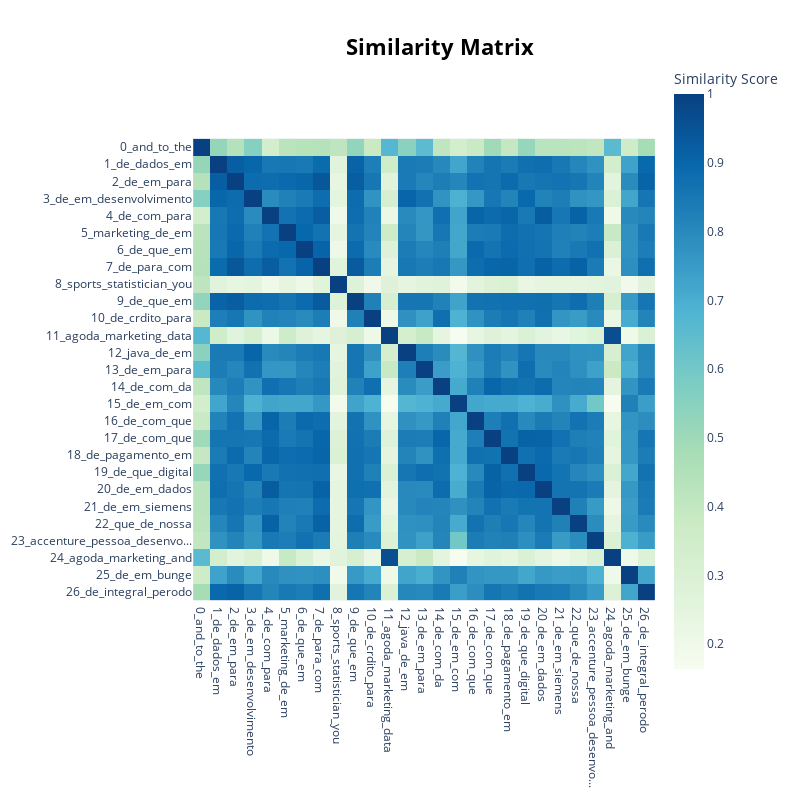

This figure's notebook cell:
### Code cell
topic_model.visualize_heatmap()

### Figure 1 — Plotly figure (JSON) as saved in the notebook; plotly's stock layout.template omitted (floating-point values rounded to 4 significant figures; data arrays with more than 128 entries replaced by an {"elided": "..."} marker saying what was removed)
{"data": [{"coloraxis": "coloraxis", "hovertemplate": "x: %{x}<br>y: %{y}<br>Similarity Score: %{z}<extra></extra>", "name": "0", "type": "heatmap", "x": ["0_and_to_the", "1_de_dados_em", "2_de_em_para", "3_de_em_desenvolvimento", "4_de_com_para", "5_marketing_de_em", "6_de_que_em", "7_de_para_com", "8_sports_statistician_you", "9_de_que_em", "10_de_crdito_para", "11_agoda_marketing_data", "12_java_de_em", "13_de_em_para", "14_de_com_da", "15_de_em_com", "16_de_com_que", "17_de_com_que", "18_de_pagamento_em", "19_de_que_digital", "20_de_em_dados", "21_de_em_siemens", "22_que_de_nossa", "23_accenture_pessoa_desenvo...", "24_agoda_marketing_and", "25_de_em_bunge", "26_de_integral_perodo"], "xaxis": "x", "y": ["0_and_to_the", "1_de_dados_em", "2_de_em_para", "3_de_em_desenvolvimento", "4_de_com_para", "5_marketing_de_em", "6_de_que_em", "7_de_para_com", "8_sports_statistician_you", "9_de_que_em", "10_de_crdito_para", "11_agoda_marketing_data", "12_java_de_em", "13_de_em_para", "14_de_com_da", "15_de_em_com", "16_de_com_que", "17_de_com_que", "18_de_pagamento_em", "19_de_que_digital", "20_de_em_dados", "21_de_em_siemens", "22_que_de_nossa", "23_accenture_pessoa_desenvo...", "24_agoda_marketing_and", "25_de_em_bunge", "26_de_integral_perodo"], "yaxis": "y", "z": {"elided": "27x27 float values"}}], "layout": {"coloraxis": {"colorbar": {"title": {"text": "Similarity Score"}}, "colorscale": [[0, "rgb(247,252,240)"], [0.125, "rgb(224,243,219)"], [0.25, "rgb(204,235,197)"], [0.375, "rgb(168,221,181)"], [0.5, "rgb(123,204,196)"], [0.625, "rgb(78,179,211)"], [0.75, "rgb(43,140,190)"], [0.875, "rgb(8,104,172)"], [1, "rgb(8,64,129)"]]}, "height": 800, "hoverlabel": {"bgcolor": "white", "font": {"family": "Rockwell", "size": 16}}, "legend": {"title": {"text": "Trend"}}, "margin": {"t": 60}, "showlegend": true, "title": {"font": {"color": "Black", "size": 22}, "text": "<b>Similarity Matrix</b>", "x": 0.55, "xanchor": "center", "y": 0.95, "yanchor": "top"}, "width": 800, "xaxis": {"anchor": "y", "constrain": "domain", "domain": [0, 1], "scaleanchor": "y"}, "yaxis": {"anchor": "x", "autorange": "reversed", "constrain": "domain", "domain": [0, 1]}}}
